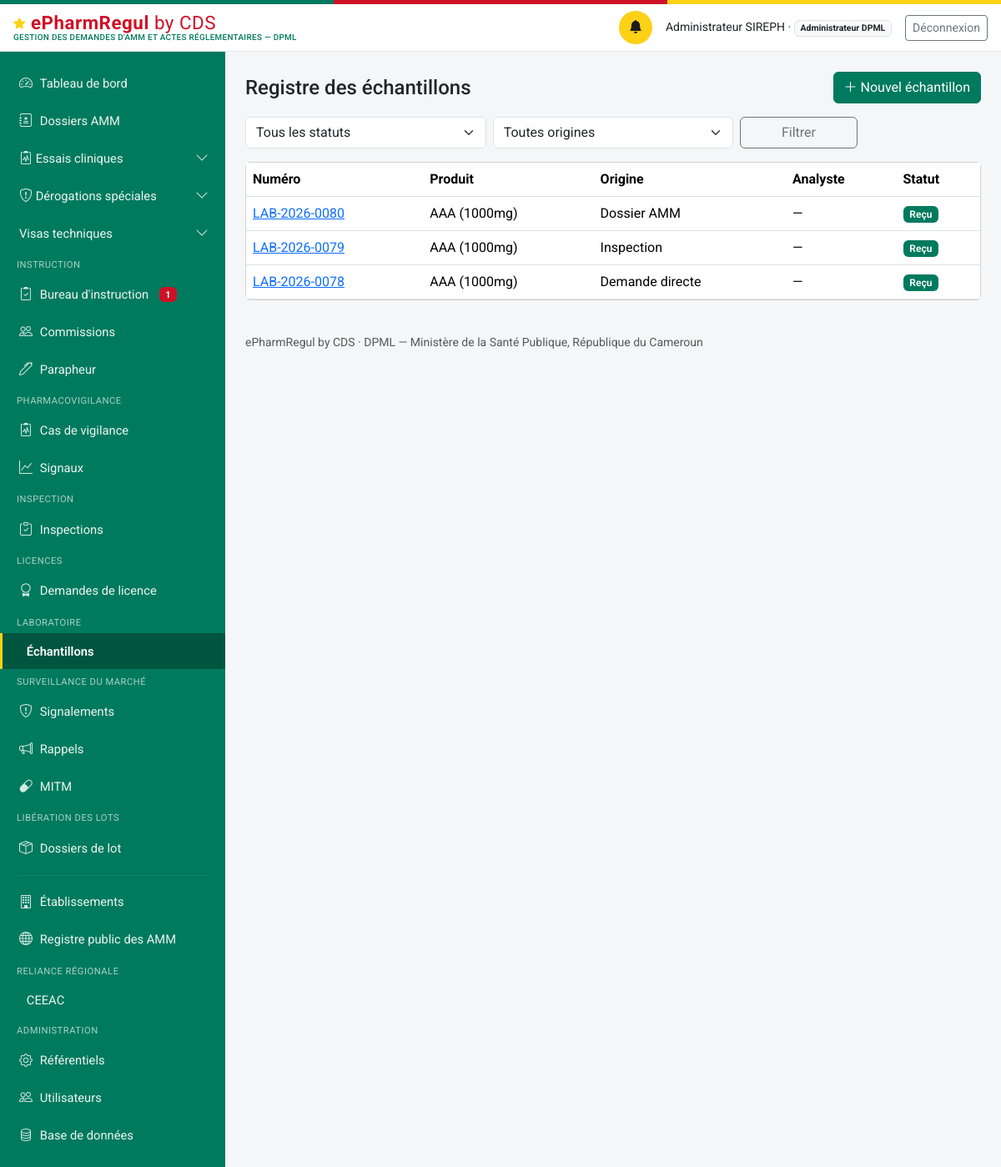
Before: /echantillons (signed in) with the older database file.
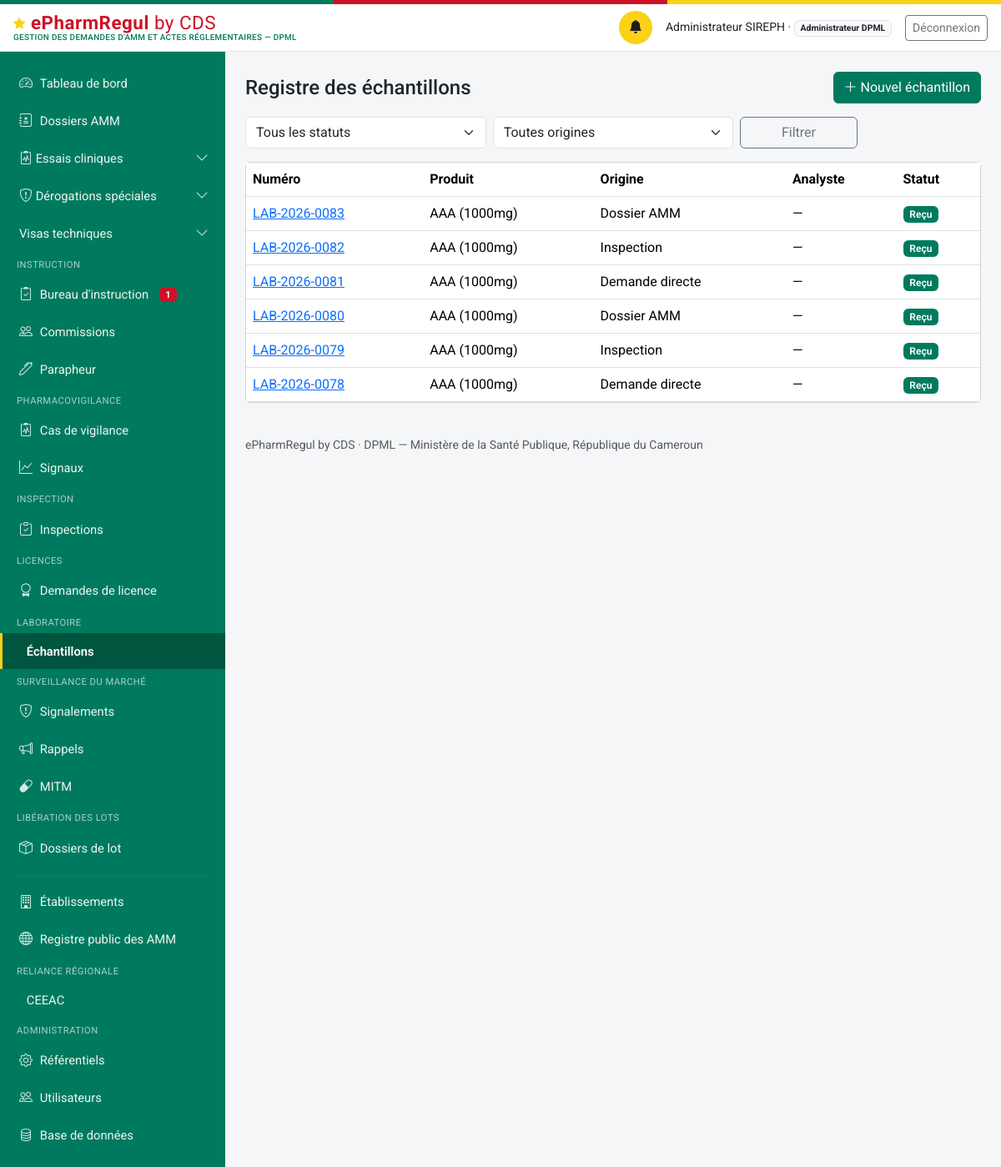
After: the same page with the newer database file.
### models.py (models this page shows, shortened)
class Echantillon(db.Model):
    id = db.Column(db.Integer, primary_key=True)
    numero = db.Column(db.String(30), unique=True, nullable=False)  # LAB-{annee}-{seq4}
    produit_id = db.Column(db.Integer, db.ForeignKey("produit.id"), nullable=False)
    lot_id = db.Column(db.Integer, db.ForeignKey("lot.id"), nullable=True)
    origine = db.Column(db.String(30), nullable=False, default="demande_directe")
    origine_reference_id = db.Column(db.Integer, nullable=True)
    date_reception = db.Column(db.DateTime, default=datetime.utcnow)
    demandeur_id = db.Column(db.Integer, db.ForeignKey("personne.id"), nullable=True)
    analyste_id = db.Column(db.Integer, db.ForeignKey("personne.id"), nullable=True)
    validateur_id = db.Column(db.Integer, db.ForeignKey("personne.id"), nullable=True)
    resultats_json = db.Column(db.Text, default="[]")  # liste de ResultatParametre
    statut = db.Column(db.String(20), nullable=False, default="recu")
    conclusion = db.Column(db.String(20), nullable=True)  # conforme | non_conforme, décision explicite RQ
    observation_rejet = db.Column(db.Text, nullable=True)
    date_maj = db.Column(db.DateTime, default=datetime.utcnow, onupdate=datetime.utcnow)
    produit = db.relationship("Produit", foreign_keys=[produit_id])
    lot = db.relationship("Lot", foreign_keys=[lot_id])
    demandeur = db.relationship("Personne", foreign_keys=[demandeur_id])
    analyste = db.relationship("Personne", foreign_keys=[analyste_id])
    validateur = db.relationship("Personne", foreign_keys=[validateur_id])
    @property
    def resultats(self):
        return json.loads(self.resultats_json or "[]")

class Produit(db.Model):
    id = db.Column(db.Integer, primary_key=True)
    denomination_commune_internationale = db.Column(db.String(300), nullable=False, default="")
    nom_commercial = db.Column(db.String(300), nullable=False, default="")
    forme_pharmaceutique = db.Column(db.String(150), nullable=False, default="")
    dosage = db.Column(db.String(150))
    categorie = db.Column(db.String(30), nullable=False, default="medicament")
    nature = db.Column(db.String(30), nullable=True)
    fabricant_id = db.Column(db.Integer, db.ForeignKey("etablissement.id"), nullable=True)
    titulaire_amm_id = db.Column(db.Integer, db.ForeignKey("etablissement.id"), nullable=True)
    pays_origine = db.Column(db.String(150))
    statut_amm_courant = db.Column(db.String(20), nullable=False, default="aucune")
    date_creation = db.Column(db.DateTime, default=datetime.utcnow)
    est_mitm = db.Column(db.Boolean, nullable=False, default=False)
    disponibilite_declaree = db.Column(db.String(20), nullable=True)  # disponible | rupture
    composition_integrale = db.Column(db.Text, nullable=True)
    classe_therapeutique = db.Column(db.String(300), nullable=True)
    indications_therapeutiques = db.Column(db.Text, nullable=True)
    voie_administration = db.Column(db.String(150), nullable=True)
    duree_stabilite = db.Column(db.String(100), nullable=True)
    prix_grossiste_ht = db.Column(db.Integer, nullable=True)  # XAF, hors taxe
    fabricant = db.relationship("Etablissement", foreign_keys=[fabricant_id])
    titulaire_amm = db.relationship("Etablissement", foreign_keys=[titulaire_amm_id])
    dossiers = db.relationship("DossierAMM", backref="produit", lazy="dynamic",
                                foreign_keys="DossierAMM.produit_id")
    @property
    def libelle(self):
        base = self.nom_commercial or self.denomination_commune_internationale or f"Produit #{self.id}"
        if self.dosage:
            return f"{base} ({self.dosage})"
        return base

### routes_lt.py (the view)
@lt_bp.route("/echantillons")
@login_required
@roles_required(*ROLES_LT)
def registre():
    q = Echantillon.query
    statut = request.args.get("statut", "")
    origine = request.args.get("origine", "")
    if statut:
        q = q.filter_by(statut=statut)
    if origine:
        q = q.filter_by(origine=origine)
    echantillons = q.order_by(Echantillon.date_reception.desc()).all()
    return render_template("laboratoire/registre.html", echantillons=echantillons, statut=statut, origine=origine)

### auth.py (called while the page is built)
def current_user():
    uid = session.get("user_id")
    if not uid:
        return None
    return db.session.get(Personne, uid)

def login_required(view):
    @wraps(view)
    def wrapped(*a, **kw):
        if not current_user():
            return redirect(url_for("login", next=request.path))
        return view(*a, **kw)
    return wrapped

def roles_required(*roles):
    def deco(view):
        @wraps(view)
        def wrapped(*a, **kw):
            u = current_user()
            if not u or u.role_systeme not in roles:
                abort(403)
            return view(*a, **kw)
        return wrapped
    return deco

### matrice_acces.py (called while the page is built)
def profil(utilisateur):
    if utilisateur is None:
        return None
    return PROFILS_DEMANDEUR.get(utilisateur.role_systeme)

def acte_concerne(utilisateur, code_acte):
    fiche = profil(utilisateur)
    if fiche is None:
        return True
    return code_acte in fiche["actes"]

### models.py (called while the page is built)
    @property
    def role_label(self):
        from permissions import ROLES
        return ROLES.get(self.role_systeme, self.role_systeme)

    @property
    def niveau(self):
        from permissions import niveau
        return niveau(self)

### templates/laboratoire/registre.html (shortened to what this page needs)
{% extends "base.html" %}
{% block content %}
<div class="d-flex justify-content-between align-items-center mb-3">
  <h4 class="mb-0">Registre des échantillons</h4>
  {% if current_user.role_systeme in ("administrateur_dpml", "agent_laboratoire") %}
  <a href="{{ url_for('lt.nouveau') }}" class="btn btn-primary"><i class="bi bi-plus-lg"></i> Nouvel échantillon</a>
  {% endif %}
</div>
<form method="get" class="row g-2 mb-3" role="search">
  <div class="col-md-4">
    <select class="form-select" id="statut" name="statut">
      <option value="">Tous les statuts</option>
    </select>
  </div>
  <div class="col-md-4">
    <select class="form-select" id="origine" name="origine">
      <option value="">Toutes origines</option>
    </select>
  </div>
  <div class="col-md-2"><button class="btn btn-outline-secondary w-100">Filtrer</button></div>
</form>
<div class="card">
  <div class="table-responsive">
    <table class="table table-hover align-middle mb-0">
      <thead><tr><th>Numéro</th><th>Produit</th><th>Origine</th><th>Analyste</th><th>Statut</th></tr></thead>
      <tbody>
        {% for e in echantillons %}
        <tr>
          <td><a href="{{ url_for('lt.fiche', id=e.id) }}">{{ e.numero }}</a></td>
          <td>{{ e.produit.libelle }}</td>
          <td>{{ ORIGINES_LT.get(e.origine, e.origine) }}</td>
          <td>{{ e.analyste.nom_complet if e.analyste else "—" }}</td>
          <td><span class="badge bg-primary badge-statut">{{ STATUTS_LT.get(e.statut, e.statut) }}</span></td>
        </tr>
        {% else %}
        <tr><td colspan="5" class="text-center text-muted py-4">Aucun résultat ne correspond à ces critères.</td></tr>
        {% endfor %}
      </tbody>
    </table>
  </div>
</div>
{% endblock %}

### templates/base.html (shortened to what the changed rows need)
<!doctype html>
<html lang="fr">
<head>
<link href="https://cdn.jsdelivr.net/npm/bootstrap@5.3.3/dist/css/bootstrap.min.css" rel="stylesheet">
<link href="https://cdn.jsdelivr.net/npm/bootstrap-icons@1.11.3/font/bootstrap-icons.css" rel="stylesheet">
<link href="{{ url_for('static', filename='css/style.css') }}" rel="stylesheet">
</head>
<body>
<div class="sireph-layout">
  {% if current_user %}
  <nav id="sireph-sidebar" class="offcanvas-lg offcanvas-start sireph-sidebar" tabindex="-1"
       aria-label="Navigation principale">
    <div class="offcanvas-body d-flex flex-column p-0">
      <ul class="nav nav-pills flex-column">
        {% for e in menu %}
        {% if e.enfants %}
        <li class="nav-item">
          <a class="nav-link d-flex align-items-center justify-content-between
                    {{ 'active' if e.actif }} {{ 'disabled text-secondary' if not e.accessible }}"
             {% if e.accessible %}
             data-bs-toggle="collapse" href="#groupe-{{ e.code }}" role="button"
             aria-expanded="{{ 'true' if e.ouvert else 'false' }}"
             aria-controls="groupe-{{ e.code }}"
             {% else %}
             href="#" tabindex="-1" aria-disabled="true"
             title="{{ e.motif }}" data-bs-toggle="tooltip"
             onclick="return false;"
             {% endif %}>
            <span><i class="bi {{ e.icone }}"></i> {{ e.libelle }}</span>
            {% if e.accessible %}
            <i class="bi bi-chevron-down small sireph-chevron"></i>
            {% else %}
            <i class="bi bi-slash-circle small" aria-hidden="true"></i>
            {% endif %}
          </a>
        </li>
        {% else %}
        <li class="nav-item">
          <a class="nav-link {{ 'active' if e.actif }}
                    {{ 'disabled text-secondary' if not e.accessible }}"
             {% if e.accessible %}href="{{ e.href }}"
             {% else %}href="#" tabindex="-1" aria-disabled="true"
             title="{{ e.motif }}" data-bs-toggle="tooltip"
             onclick="return false;"{% endif %}>
            <i class="bi {{ e.icone }}"></i> {{ e.libelle }}
          </a>
        </li>
        {% endif %}
        {% endfor %}
      </ul>
    </div>
  </nav>
  {% endif %}
  <main id="contenu-principal" class="sireph-content">
    {% block content %}{% endblock %}
  </main>
</div>
</body>
</html>

Changed rows visible on the page:
added Echantillon: numero "LAB-2026-0083", produit.libelle "AAA (1000mg)", get "Dossier AMM", analyste "—", get "Reçu"
added Echantillon: numero "LAB-2026-0082", produit.libelle "AAA (1000mg)", get "Inspection", analyste "—", get "Reçu"
added Echantillon: numero "LAB-2026-0081", produit.libelle "AAA (1000mg)", get "Demande directe", analyste "—", get "Reçu"
